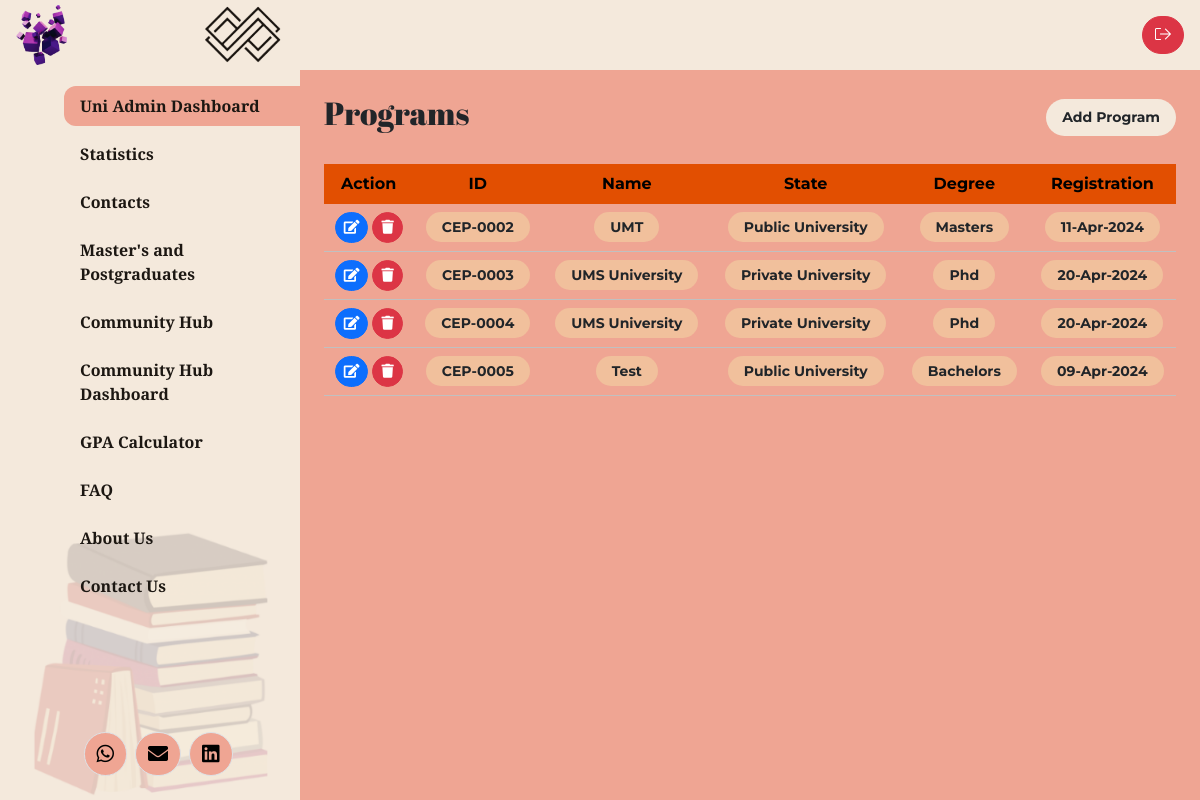
/dashboard.php (signed in), run on the app's committed database.
### tables this page shows
CREATE TABLE `programs` (
  `ID` int NOT NULL,
  `Name` varchar(255) NOT NULL,
  `State` varchar(255) NOT NULL,
  `Degree` varchar(255) NOT NULL,
  `Registration_Date` date NOT NULL,
  `Registration_Link` varchar(255) NOT NULL,
  `createdAt` timestamp NULL DEFAULT CURRENT_TIMESTAMP,
  `Location` varchar(255) DEFAULT NULL,
  `Rank` int DEFAULT NULL,
  `Scholarships` varchar(255) DEFAULT 'Included',
  `Career_Services` varchar(255) DEFAULT 'Included'
);

### dashboard.php (the view, shortened to what this page needs)
<?php
require_once "db_conn.php";
?>
<!DOCTYPE html>
<html lang="en">
    <head>
        <link rel="stylesheet" href="./assets/dist/css/bootstrap.min.css">
        <link rel="stylesheet" href="./assets/dist/fontawesome/css/all.css">
        <link rel="stylesheet" href="./assets/dist/css/style.css">
    </head>
    <body cz-shortcut-listen="true">
        <?php include 'header.php'; ?>
        <div class="container-fluid">
            <div class="row">
                <?php include "navbar.php"; ?>
                <main class="col-md-8 ms-sm-auto col-lg-9 px-md-4 py-4">
                    <div class="d-flex justify-content-between flex-wrap flex-md-nowrap align-items-center pb-2 mb-3">
                        <h2 class="h2 page-title">Programs</h2>
                        <button class="btn fw-bold fs-14 rounded-5 px-3 bg-peach py-2 border-0" data-bs-toggle="modal"
                            data-bs-target="#addModal">Add Program</button>
                    </div>
                    <div class="table-responsive">
                        <table class="table text-center table-programs">
                            <thead>
                                <tr>
                                    <th>Action</th>
                                    <th>ID</th>
                                    <th>Name</th>
                                    <th>State</th>
                                    <th>Degree</th>
                                    <th>Registration</th>
                                </tr>
                            </thead>
                            <tbody>
                                <?php
                                $sql = "SELECT * FROM programs";
                                $result = mysqli_query($conn, $sql);
                                if (mysqli_num_rows($result) > 0) {
                                    while ($row = mysqli_fetch_assoc($result)) {
                                        $formatted_id = str_pad($row['ID'], 4, '0', STR_PAD_LEFT);
                                        echo '<tr>';
                                        echo '<td>';
                                        echo '<a href="edit-program.php?ID=' . $row['ID'] . '" class="btn btn-sm rounded-5 btn-primary"><i class="fa fa-edit"></i></a>';
                                        echo '<a href="?delete=1" onclick="return confirm(\'Do you really want to delete this?\')" class="btn btn-sm rounded-5 btn-danger ms-1"><i class="fa fa-trash"></i></a>';
                                        echo '</td>';
                                        echo '<td><span class="badge bg-tea text-dark rounded-5 px-3 py-2 fs-14">CEP-' . $formatted_id . '</span></td>';
                                        echo '<td><span class="badge bg-tea text-dark rounded-5 px-3 py-2 fs-14">' . $row['Name'] . '</span></td>';
                                        echo '<td><span class="badge bg-tea text-dark rounded-5 px-3 py-2 fs-14">' . ucfirst($row['State']) . ' University</span></td>';
                                        echo '<td><span class="badge bg-tea text-dark rounded-5 px-3 py-2 fs-14">' . ucfirst($row['Degree']) . '</span></td>';
                                        echo '<td><span class="badge bg-tea text-dark rounded-5 px-3 py-2 fs-14">' . date('d-M-Y', strtotime($row['Registration_Date'])) . '</span></td>';
                                        echo '</tr>';
                                    }
                                } else {
                                    echo '<tr><td colspan="6">No records found</td></tr>';
                                }
                                ?>
                            </tbody>
                        </table>
                    </div>
                </main>
            </div>
        </div>
    </body>
</html>

### data on the page
programs: ID "0002", Name "UMT", State "Public", Degree "Masters", Registration_Date "11-Apr-2024"
programs: ID "0003", Name "UMS University", State "Private", Degree "Phd", Registration_Date "20-Apr-2024"
programs: ID "0004", Name "UMS University", State "Private", Degree "Phd", Registration_Date "20-Apr-2024"
programs: ID "0005", Name "Test", State "Public", Degree "Bachelors", Registration_Date "09-Apr-2024"
